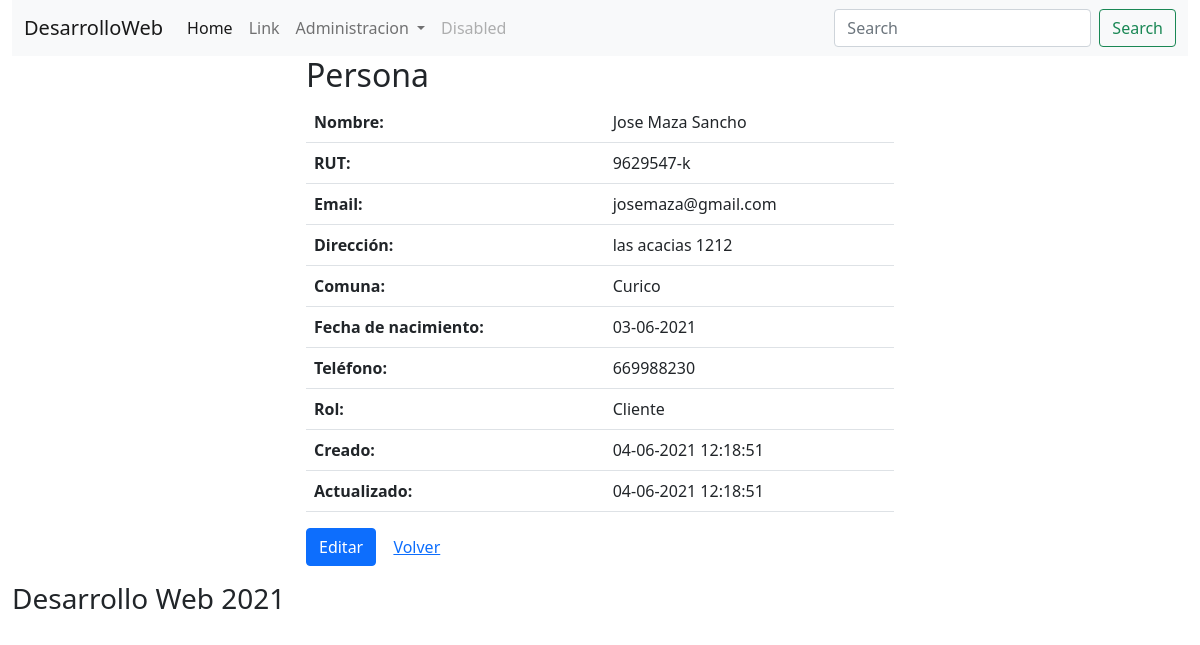
Page /personas/show.php?id=1 on the committed database.
### tables this page shows
CREATE TABLE `personas` (
  `id` int NOT NULL AUTO_INCREMENT,
  `nombre` varchar(255) NOT NULL,
  `rut` varchar(20) NOT NULL,
  `email` varchar(255) NOT NULL,
  `direccion` varchar(255) NOT NULL,
  `fecha_nac` date NOT NULL,
  `telefono` int NOT NULL,
  `rol_id` int NOT NULL,
  `comuna_id` int NOT NULL,
  `created_at` datetime DEFAULT NULL,
  `updated_at` datetime DEFAULT NULL,
  PRIMARY KEY (`id`),
  KEY `rol_id` (`rol_id`),
  KEY `comuna_id` (`comuna_id`),
  CONSTRAINT `personas_ibfk_1` FOREIGN KEY (`rol_id`) REFERENCES `roles` (`id`),
  CONSTRAINT `personas_ibfk_2` FOREIGN KEY (`comuna_id`) REFERENCES `comunas` (`id`)
);

CREATE TABLE `comunas` (
  `id` int NOT NULL AUTO_INCREMENT,
  `nombre` varchar(255) NOT NULL,
  `region_id` int NOT NULL,
  `created_at` datetime DEFAULT NULL,
  `updated_at` datetime DEFAULT NULL,
  PRIMARY KEY (`id`),
  KEY `region` (`region_id`),
  CONSTRAINT `comunas_ibfk_1` FOREIGN KEY (`region_id`) REFERENCES `regiones` (`id`)
);

CREATE TABLE `roles` (
  `id` int NOT NULL AUTO_INCREMENT,
  `nombre` varchar(255) NOT NULL,
  `created_at` datetime DEFAULT NULL,
  `updated_at` datetime DEFAULT NULL,
  PRIMARY KEY (`id`)
);

### personas/show.php (the view, shortened to what this page needs)
<?php
    require('../class/conexion.php');
    if (isset($_GET['id'])) {
        $id = (int) $_GET['id'];
        $res = $mbd->prepare("SELECT p.id, p.nombre, p.rut, p.email, p.direccion, p.fecha_nac, p.telefono, p.created_at, p.updated_at, r.nombre as rol, c.nombre as comuna FROM personas p INNER JOIN roles r ON p.rol_id = r.id INNER JOIN comunas c ON p.comuna_id = c.id WHERE p.id = ?");
        $res->bindParam(1, $id);
        $res->execute();
        $persona = $res->fetch();
    }
?>
<!DOCTYPE html>
<html lang="en">
<head>
    <link href="https://cdn.jsdelivr.net/npm/bootstrap@5.0.0-beta3/dist/css/bootstrap.min.css" rel="stylesheet">
</head>
<body>
    <div class="container-fluid">
        <header>
            <?php include('../partials/menu.php'); ?>
        </header>
        <section>
            <div class="col-md-6 offset-md-3">
                <h2>Persona</h2>
                <?php if(!empty($persona)): ?>
                    <table class="table table-hover">
                        <tr>
                            <th>Nombre:</th>
                            <td> <?php echo $persona['nombre']; ?> </td>
                        </tr>
                        <tr>
                            <th>RUT:</th>
                            <td> <?php echo $persona['rut']; ?> </td>
                        </tr>
                        <tr>
                            <th>Email:</th>
                            <td> <?php echo $persona['email']; ?> </td>
                        </tr>
                        <tr>
                            <th>Dirección:</th>
                            <td> <?php echo $persona['direccion']; ?> </td>
                        </tr>
                        <tr>
                            <th>Comuna:</th>
                            <td> <?php echo $persona['comuna']; ?> </td>
                        </tr>
                        <tr>
                            <th>Fecha de nacimiento:</th>
                            <td>
                                <?php
                                    $fecha_nac = new DateTime($persona['fecha_nac']);
                                    echo $fecha_nac->format('d-m-Y');
                                ?>
                            </td>
                        </tr>
                        <tr>
                            <th>Teléfono:</th>
                            <td> <?php echo $persona['telefono']; ?> </td>
                        </tr>
                        <tr>
                            <th>Rol:</th>
                            <td><?php echo $persona['rol']; ?></td>
                        </tr>
                        <tr>
                            <th>Creado:</th>
                            <td>
                                <?php
                                    $fecha = new DateTime($persona['created_at']);
                                    echo $fecha->format('d-m-Y H:i:s');
                                ?>
                            </td>
                        </tr>
                        <tr>
                            <th>Actualizado:</th>
                            <td>
                                <?php
                                    $fecha = new DateTime($persona['updated_at']);
                                    echo $fecha->format('d-m-Y H:i:s');
                                ?>
                            </td>
                        </tr>
                    </table>
                    <p>
                        <a href="edit.php?id=<?php echo $id; ?>" class="btn btn-primary">Editar</a>
                        <a href="index.php" class="btn btn-link">Volver</a>
                    </p>
                <?php else: ?>
                    <p class="text-info">
                        El dato consultado no existe
                    </p>
                <?php endif; ?>
            </div>
        </section>
        <footer>
            <h3>Desarrollo Web 2021</h3>
        </footer>
    </div>
</body>
</html>

### rows in the picture
personas: nombre "Jose Maza Sancho", rut "9629547-k", email "josemaza@gmail.com", direccion "las acacias 1212", comuna.nombre "Curico", fecha_nac "03-06-2021", telefono "669988230", rol.nombre "Cliente", created_at "04-06-2021 12:18:51", updated_at "04-06-2021 12:18:51"
